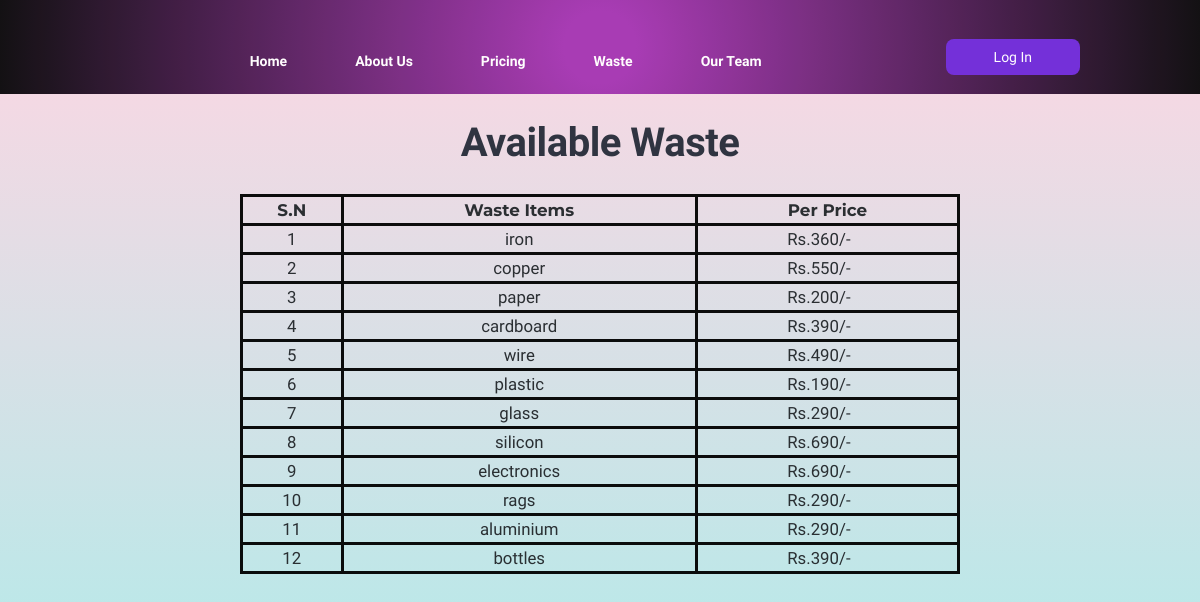
Before: /foodlist/ with the older database file.
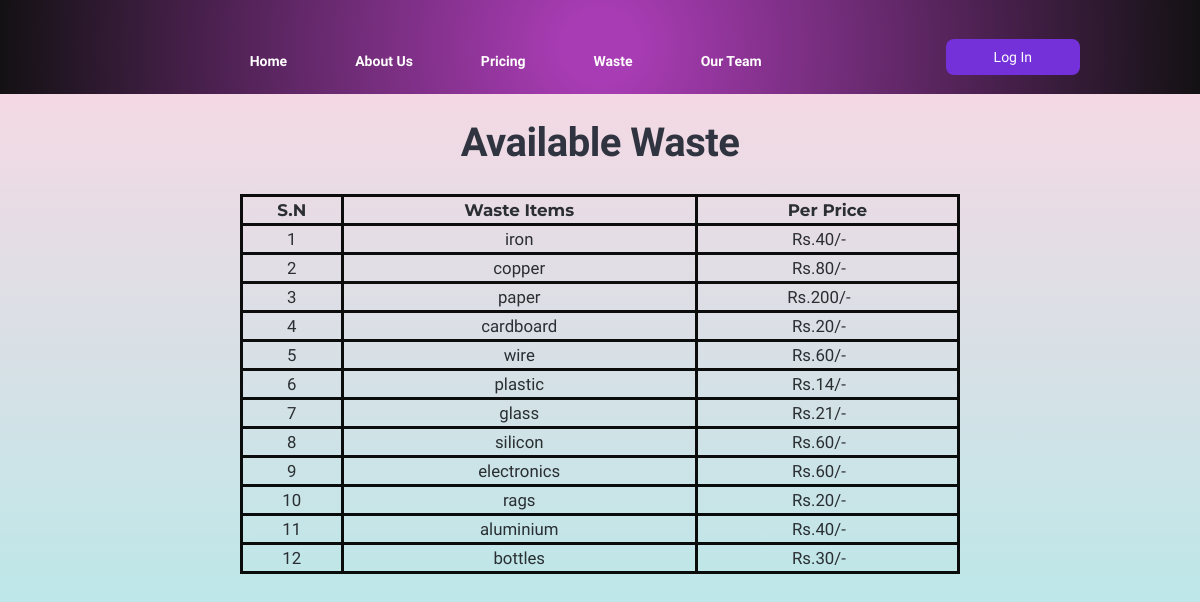
After: the same page with the newer database file.
### rms_app/models.py (models this page shows, shortened)
class Food(models.Model):
    food_item = models.CharField(max_length=100)
    per_price = models.PositiveIntegerField()
    food_img = models.ImageField(default="default_food.jpg", upload_to="food_pics")

### rms_app/views.py (the view)
# urls.py: path("foodlist/", FoodListView.as_view(), name="rms-foodlist"),
class FoodListView(ListView):
    model = Food
    template_name = "rms_app/foodlist.html"
    context_object_name = "food_obj"

### rms_app/templates/rms_app/foodlist.html (shortened to what this page needs)
{% extends "rms_app/base.html" %}
{% block content %}
{% load static %}
<div class='foodtable'>
  <section id="food-section">
    {% if food_obj %}
    <h1 class="avail" style="text-align:center;margin-top: 2%;">Available Waste</h1>
    <br>
    <div class="table">
      <table style="font-size:1.05rem ; border: solid black 3px;margin-left: 20%;width:60%;border-radius: 10px;" >
        <tr style="font-family: Montserrat; border: solid black 3px;">
          <th style="border: solid black 3px;text-align: center;">S.N</th>
          <th style="border: solid black 3px;text-align: center;">Waste Items</th>
          <th style="border: solid black 3px;text-align: center;">Per Price </th>
        </tr>
        {% for food_item in food_obj  %}
        <tr style="border: solid black 3px;">
          <td style="border: solid black 3px; text-align: center;">{{ food_item.id}}</td>
          <td style="border: solid black 3px; text-align: center;">{{ food_item.food_item}}</td>
          <td style="border: solid black 3px; text-align: center;">Rs.{{ food_item.per_price}}/-&emsp;
          </td>
        </tr>
        {% endfor %}
      </table>
    </div>
    {% endif %}
  </section>
</div>
{% endblock content %}

### rms_app/templates/rms_app/base.html (shortened to what this page needs)
{% load static %}
<!DOCTYPE html>
<html lang="en">
<head>
    <link rel= "stylesheet" href="https://cdn.jsdelivr.net/npm/bootstrap@5.0.1/dist/css/bootstrap.min.css" rel="stylesheet">
        <link href="https://unpkg.com/tailwindcss@^2/dist/tailwind.min.css" rel="stylesheet" />
        <link rel="stylesheet" href="{% static 'rms_app/input.css' %}">
        <link rel="stylesheet" href="{% static 'rms_app/style.css' %}">
        <link rel="stylesheet" href="{% static 'rms_app/toogle.css' %}">
        <link rel="stylesheet" href="{% static 'rms_app/login.css' %}">
</head>
<body>
    <nav class="navbar  bg-slate-900">
      <div class="container sm:px-4 lg:px-8 flex flex-wrap items-center justify-between lg:flex-nowrap">
          <div class="navbar-collapse offcanvas-collapse lg:flex lg:flex-grow lg:items-center" id="navbarsExampleDefault">
              <ul class=" mt-3 mb-2 ml-auto flex flex-col list-none lg:mt-0 lg:mb-0 lg:flex-row gap-12">
                  <li>
                      <a class="nav-link page-scroll" style="color:white;" href="{% url 'rms-home' %}">Home <span class="sr-only">(current)</span></a>
                  </li>
                  <li>
                      <a class="nav-link page-scroll" style="color:white;" href="#aboutUs">About Us</a>
                  </li>
                  <li>
                      <a class="nav-link page-scroll" style="color:white;" href="{% url 'rms-foodlist' %}">Pricing</a>
                  </li>
                  <li>
                    <a class="nav-link page-scroll" style="color:white;" href="{% url 'rms-food' %}">Waste</a>
                </li>
                  <li>
                      <a class="nav-link page-scroll" style="color:white;" href="#team">Our Team</a>
                  </li>
              </ul>
          </div>
          {% if not user.is_authenticated %}
          <span class="block lg:ml-3.5 justify-end pl-40">
              <a href="{% url 'login'%}" ><div  class="focus:outline-none text-white bg-purple-700 hover:bg-purple-800 focus:ring-4 focus:ring-purple-300 font-medium rounded-lg text-sm px-5 py-2 mb-0.1 dark:bg-purple-600 dark:hover:bg-purple-700 dark:focus:ring-purple-900">Log In</div>
              </a>
            </span>
           {% endif %}
      </div>
  </nav>
    {% block content %}{% endblock content %}
</body>
</html>

### rms_app/static/rms_app/style.css (style rules this page uses)
html { scroll-behavior: smooth; }
body, p { color: #6b747b; font: 400 1rem/1.625rem "Open Sans", sans-serif; }
h1 { color: #252c38; font-weight: 700; font-size: 2.5rem; line-height: 3.125rem; letter-spacing: -0.5px; }
.container { margin-left: auto; margin-right: auto; }
.navbar { position: relative; background: radial-gradient(circle, rgba(164,52,177,1) 6%, rgba(7,7,8,1) 100%, rgba(0,212,255,1) 100%); padding: 0.5rem 1rem; flex-flow: row wrap; justify-content: space-between; align-items: center; font-weight: 600; font-size: 0.875rem; line-height: 0.75rem; transition: all 0.2s ease; }
.navbar-collapse { flex-basis: 100%; }
.offcanvas-collapse { position: fixed; top: 3.25rem; bottom: 0; left: 100%; width: 100%; padding-right: 1rem; padding-left: 1rem; overflow-y: auto; visibility: hidden; background-color: #f1f9fc; transition: visibility 0.3s ease-in-out, -webkit-transform 0.3s ease-in-out; transition: transform 0.3s ease-in-out, visibility 0.3s ease-in-out; transition: transform 0.3s ease-in-out, visibility 0.3s ease-in-out, -webkit-transform 0.3s ease-in-out; }
.nav-link { display: block; padding-top: 0.625rem; padding-bottom: 0.625rem; color: #cdd7df; text-decoration: none; line-height: 0.875rem; transition: all 0.2s ease; }
@media (min-width: 1024px) { .navbar { flex-wrap: nowrap; justify-content: start; padding-left: 0; padding-right: 0; padding-top: 1.75rem; } }
@media (min-width: 1024px) { .navbar-collapse { flex-basis: auto; } }
@media (min-width: 1024px) { .offcanvas-collapse { position: static; top: auto; bottom: auto; left: auto; width: auto; padding-right: 0; padding-left: 0; background-color: transparent; overflow-y: visible; visibility: visible; } }
@media (min-width: 1024px) { .nav-link { padding-right: 0.625rem; padding-left: 0.625rem; } }

### rms_app/static/rms_app/login.css (style rules this page uses)
* { padding: 0; margin: 0; box-sizing: border-box; }
body { background-image: linear-gradient(-225deg, #e3fdf5 0%, #ffe6fa 100%); background-image: linear-gradient(to top, #a8edea 0%, #fed6e3 100%); background-attachment: fixed; background-repeat: no-repeat; font-family: "Vibur", cursive; font-family: "Abel", sans-serif; opacity: 0.95; }

Changed rows visible on the page:
changed Food "iron": per_price "360" → "40"
changed Food "copper": per_price "550" → "80"
changed Food "cardboard": per_price "390" → "20"
changed Food "wire": per_price "490" → "60"
changed Food "plastic": per_price "190" → "14"
changed Food "glass": per_price "290" → "21"
changed Food "silicon": per_price "690" → "60"
changed Food "electronics": per_price "690" → "60"
changed Food "rags": per_price "290" → "20"
changed Food "aluminium": per_price "290" → "40"
changed Food "bottles": per_price "390" → "30"
